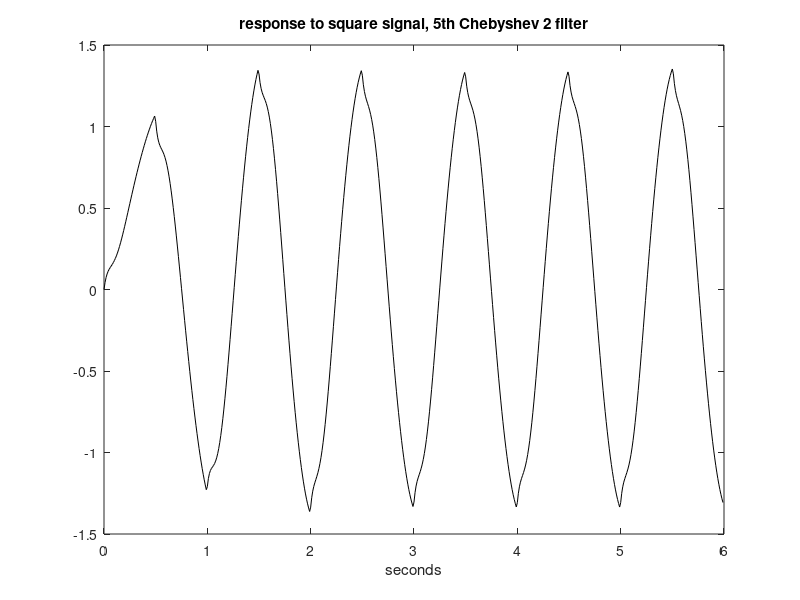

This figure's MATLAB source:
% Response of Chebyshev 2 filter to square signal
wc=10; % desired cut-off frequency
N=5; % order of the filter
R=20; %decibels of ripple in the stop band
[num,den]=cheby2(N,R,wc,'s'); %analog Chebyshev 2 filter
G=tf(num,den); %transfer function
% Input square signal 
fu=1; %signal frequency in Hz
wu=2*pi*fu; %signal frequency in rad/s
fs=100; %sampling frequency in Hz
tiv=1/fs; %time interval between samples;
t=0:tiv:(6-tiv); %time intervals set (6 seconds)
u=square(wu*t); %input signal data set
[y,ty]=lsim(G,u,t); %computes the system output
plot(t,y,'k'); %plots output signal
axis([0 6 -1.5 1.5]);
xlabel('seconds'); title('response to square signal, 5th Chebyshev 2 filter');
